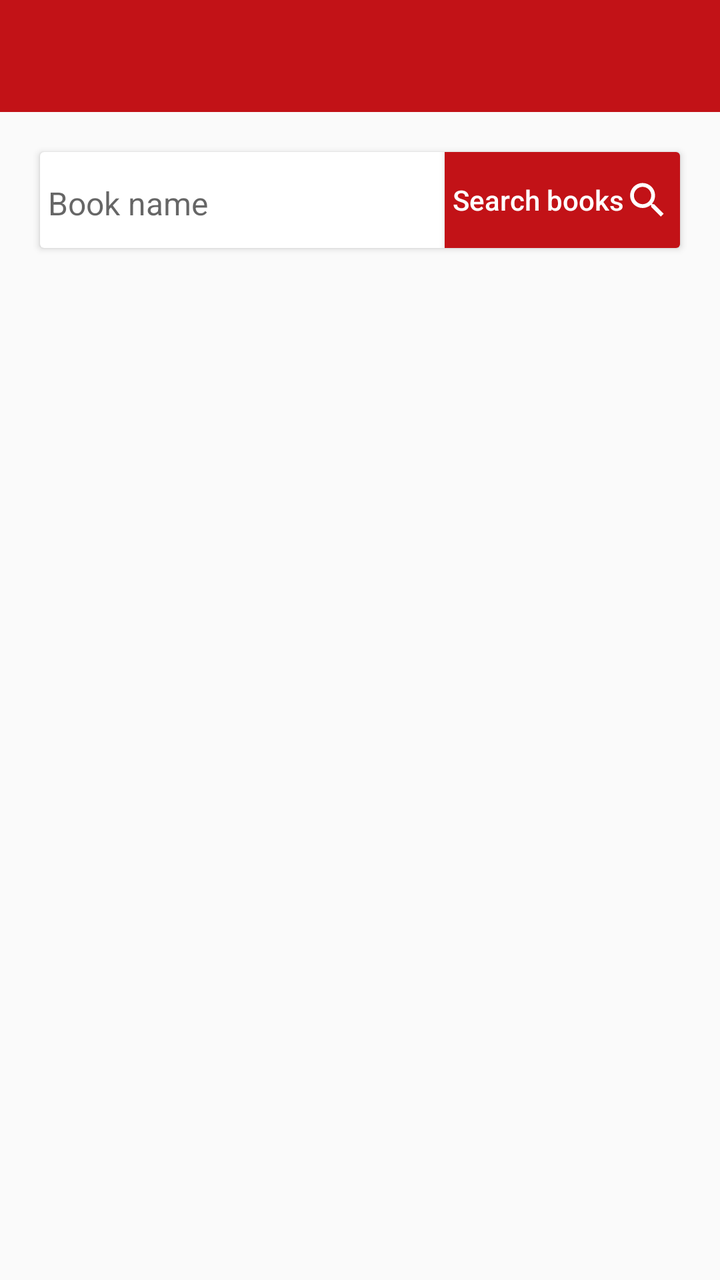
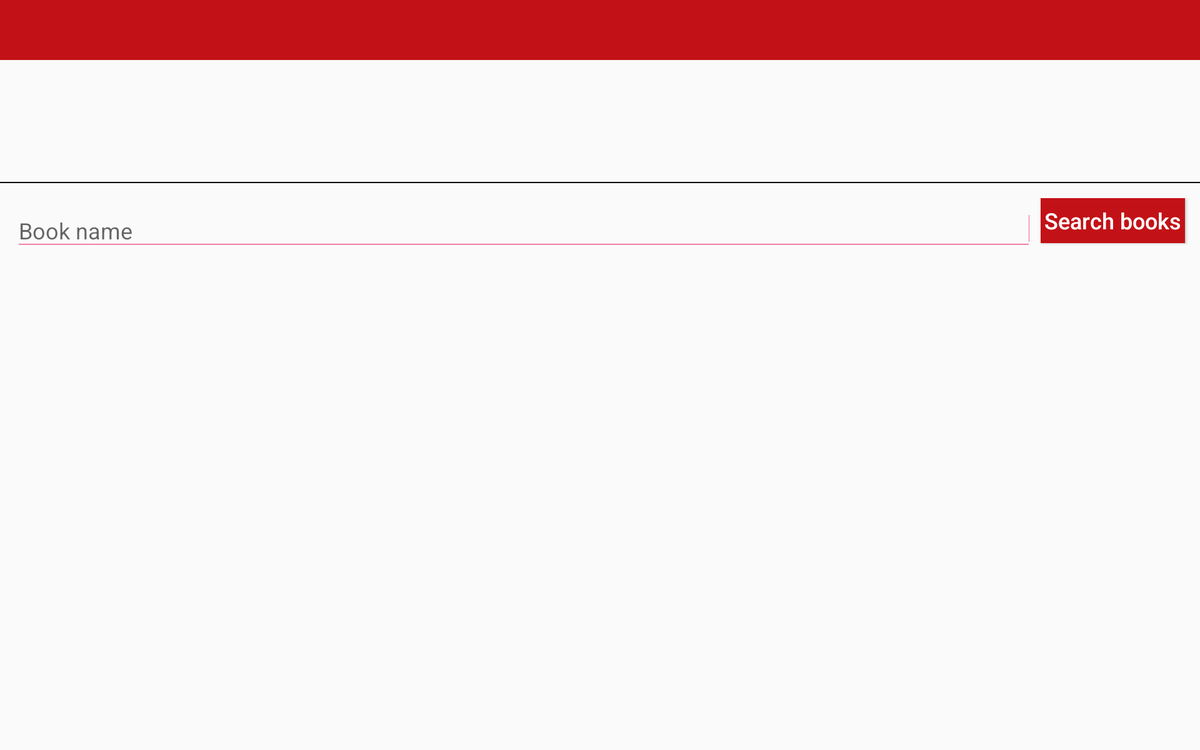

Two renders of one Android screen. The first uses the default layout on a phone; the second uses the alternative layout the repository ships for a different screen configuration, on a matching device. The two XML files are below.
<!-- AndroidManifest.xml: activity theme NoActionBar -->
<!-- res/layout/activity_control_panel.xml -->
<?xml version="1.0" encoding="utf-8"?>
<LinearLayout xmlns:android="http://schemas.android.com/apk/res/android"
    xmlns:tools="http://schemas.android.com/tools"
    android:layout_width="match_parent"
    android:layout_height="match_parent"
    android:orientation="vertical">

    <androidx.appcompat.widget.Toolbar
        android:id="@+id/toobar"
        android:layout_width="match_parent"
        android:layout_height="wrap_content"
        android:background="@color/colorPrimary">
        <TextView
            android:id="@+id/tv_title"
            android:layout_width="wrap_content"
            android:layout_height="wrap_content"
            android:gravity="center"
            android:layout_gravity="center"
            android:textColor="@color/white"
            android:textSize="@dimen/s16sp"/>
    </androidx.appcompat.widget.Toolbar>

    <RelativeLayout
        android:layout_width="match_parent"
        android:layout_height="wrap_content"
        android:layout_marginStart="@dimen/d8dp"
        android:layout_marginLeft="@dimen/d8dp"
        android:visibility="gone">

        <ImageView
            android:id="@+id/ivLibraryLogo"
            android:layout_width="@dimen/d50dp"
            android:layout_height="@dimen/d50dp"
            android:layout_marginEnd="@dimen/d8dp"
            android:layout_marginRight="@dimen/d8dp"
            android:layout_centerVertical="true" />

        <TextView
            android:id="@+id/tvLibraryAddress1"
            android:layout_width="wrap_content"
            android:layout_height="wrap_content"
            android:textColor="@color/black"
            android:layout_marginTop="@dimen/d8dp"
            android:layout_toEndOf="@id/ivLibraryLogo"
            android:layout_toRightOf="@id/ivLibraryLogo"
            android:singleLine="true"
            android:textSize="@dimen/s16sp" />

        <TextView
            android:id="@+id/tvLibraryAddress2"
            android:layout_width="wrap_content"
            android:layout_height="wrap_content"
            android:textColor="@color/black"
            android:layout_below="@id/tvLibraryAddress1"
            android:layout_marginTop="@dimen/d8dp"
            android:layout_toEndOf="@id/ivLibraryLogo"
            android:layout_toRightOf="@id/ivLibraryLogo"
            android:singleLine="true"
            android:textSize="@dimen/s16sp" />

        <TextView
            android:id="@+id/tvLibraryMCity"
            android:layout_width="wrap_content"
            android:layout_height="wrap_content"
            android:layout_toEndOf="@id/tvLibraryAddress2"
            android:layout_toRightOf="@id/tvLibraryAddress2"
            android:layout_marginStart="@dimen/d8dp"
            android:layout_alignTop="@id/tvLibraryAddress2"
            android:layout_alignBottom="@id/tvLibraryAddress2"
            android:singleLine="true"
            android:textColor="@color/black"
            android:textSize="@dimen/s16sp"
            android:textStyle="bold"
            android:layout_marginLeft="@dimen/d8dp" />

        <TextView
            android:id="@+id/tvLibraryFinancialYear"
            android:layout_width="wrap_content"
            android:layout_height="wrap_content"
            android:textColor="@color/red"
            android:layout_marginTop="@dimen/d8dp"
            android:layout_alignParentEnd="true"
            android:layout_marginEnd="@dimen/d8dp"
            android:singleLine="true"
            android:textSize="@dimen/s16sp"
            android:layout_alignParentRight="true"
            android:layout_marginRight="@dimen/d8dp" />


        <TextView
            android:id="@+id/tvLibraryPin"
            android:layout_width="wrap_content"
            android:layout_height="wrap_content"
            android:textColor="@color/black"
            android:layout_alignBottom="@id/tvLibraryMCity"
            android:layout_alignTop="@id/tvLibraryMCity"
            android:layout_toEndOf="@id/tvLibraryMCity"
            android:layout_toRightOf="@id/tvLibraryMCity"
            android:singleLine="true"
            android:textSize="@dimen/s16sp" />

        <TextView
            android:id="@+id/tvLibraryContact"
            android:layout_width="wrap_content"
            android:layout_height="wrap_content"
            android:layout_below="@id/tvLibraryAddress2"
            android:layout_alignStart="@id/tvLibraryAddress2"
            android:layout_marginTop="@dimen/d8dp"
            android:singleLine="true"
            android:textColor="@color/black"
            android:textSize="@dimen/s16sp"
            android:layout_alignLeft="@id/tvLibraryAddress2" />
    </RelativeLayout>

    <View
        android:id="@+id/view"
        android:layout_width="match_parent"
        android:layout_height="@dimen/d1dp"
        android:visibility="gone"
        android:background="@android:color/black"
        android:layout_marginBottom="@dimen/d8dp"
        android:layout_marginTop="@dimen/d8dp" />

    <androidx.cardview.widget.CardView
        android:id="@+id/rlSearchBooks"
        android:layout_width="match_parent"
        android:layout_height="wrap_content"
        android:focusableInTouchMode="true"
        android:layout_below="@id/toobar"
        android:elevation="@dimen/d8dp"
        android:layout_margin="@dimen/d20dp">

        <RelativeLayout
            android:layout_width="match_parent"
            android:layout_height="match_parent">

            <EditText
                android:id="@+id/etSeachBook"
                android:layout_width="match_parent"
                android:layout_height="wrap_content"
                android:layout_toLeftOf="@id/btnSearch"
                android:layout_toStartOf="@id/btnSearch"
                android:backgroundTint="@color/white"
                android:hint="@string/book_name"
                android:layout_alignTop="@id/btnSearch"
                android:layout_alignBottom="@id/btnSearch"
                android:singleLine="true"
                android:textSize="@dimen/s16sp" />

            <Button
                android:id="@+id/btnSearch"
                android:layout_width="wrap_content"
                android:layout_height="wrap_content"
                android:layout_alignParentEnd="true"
                android:layout_alignParentRight="true"
                android:background="@color/colorPrimary"
                android:drawableEnd="@drawable/ic_search"
                android:drawableRight="@drawable/ic_search"
                android:padding="@dimen/d4dp"
                android:text="@string/search_books"
                android:textAllCaps="false"
                android:textColor="@color/white" />
        </RelativeLayout>
    </androidx.cardview.widget.CardView>

    <androidx.recyclerview.widget.RecyclerView
        android:id="@+id/rvControlPanel"
        android:layout_width="match_parent"
        android:layout_height="wrap_content" />

</LinearLayout>
<!-- resources referenced by this layout -->
<resources>
  <color name="black">#000000</color>
  <color name="colorPrimary">#C21217</color>
  <color name="red">#ffff0000</color>
  <color name="white">#FFFFFF</color>
  <dimen name="d1dp">1dp</dimen>
  <dimen name="d20dp">20dp</dimen>
  <dimen name="d4dp">4dp</dimen>
  <dimen name="d50dp">50dp</dimen>
  <dimen name="d8dp">8dp</dimen>
  <dimen name="s16sp">16sp</dimen>
  <!-- drawable ic_search (drawable) -->
  <vector android:height="24dp" android:viewportHeight="26.0"
      android:viewportWidth="26.0" android:width="24dp" xmlns:android="http://schemas.android.com/apk/res/android">
      <path android:fillColor="#ffffff" android:fillType="evenOdd" android:pathData="M16.315,15.25H15.488L15.2,14.965C16.216,13.78 16.833,12.245 16.833,10.562C16.833,6.823 13.802,3.792 10.063,3.792C6.323,3.792 3.292,6.823 3.292,10.562C3.292,14.302 6.323,17.333 10.063,17.333C11.745,17.333 13.279,16.717 14.464,15.702L14.751,15.987V16.812L19.957,22.011L21.51,20.458L16.315,15.25ZM10.063,15.25C7.473,15.25 5.375,13.152 5.375,10.563C5.375,7.974 7.473,5.875 10.063,5.875C12.651,5.875 14.75,7.974 14.75,10.563C14.75,13.152 12.651,15.25 10.063,15.25Z"/>
  </vector>
  <string name="book_name">Book name</string>
  <string name="search_books">Search books</string>
  <style name="NoActionBar" parent="Theme.AppCompat.Light.NoActionBar">
          <item name="colorPrimary">@color/colorPrimary</item>
          <item name="colorPrimaryDark">@color/colorPrimaryDark</item>
          <item name="windowNoTitle">true</item>
          <item name="android:windowNoTitle">true</item>
      </style>
  <color name="colorPrimaryDark">#E6252A</color>
</resources>
<!-- res/layout-xlarge/activity_control_panel.xml (the repository's variant of the layout above) -->
<!-- drawn on a large tablet held sideways -->
<?xml version="1.0" encoding="utf-8"?>
<LinearLayout xmlns:android="http://schemas.android.com/apk/res/android"
    xmlns:tools="http://schemas.android.com/tools"
    android:layout_width="match_parent"
    android:layout_height="match_parent"
    android:orientation="vertical">

    <androidx.appcompat.widget.Toolbar
        android:id="@+id/toobar"
        android:layout_width="match_parent"
        android:layout_height="wrap_content"
        android:background="@color/colorPrimary">
        <TextView
            android:id="@+id/tv_title"
            android:layout_width="wrap_content"
            android:layout_height="wrap_content"
            android:gravity="center"
            android:layout_gravity="center"
            android:textColor="@color/white"
            android:textSize="@dimen/s24sp"/>
    </androidx.appcompat.widget.Toolbar>

    <RelativeLayout
        android:layout_width="match_parent"
        android:layout_height="wrap_content"
        android:layout_marginStart="@dimen/d8dp"
        android:layout_marginLeft="@dimen/d8dp">

        <ImageView
            android:id="@+id/ivLibraryLogo"
            android:layout_width="@dimen/d75dp"
            android:layout_height="@dimen/d75dp"
            android:layout_marginEnd="@dimen/d8dp"
            android:layout_marginRight="@dimen/d8dp"
            android:layout_centerVertical="true" />

        <TextView
            android:id="@+id/tvLibraryAddress1"
            android:layout_width="wrap_content"
            android:layout_height="wrap_content"
            android:textColor="@color/black"
            android:layout_marginTop="@dimen/d8dp"
            android:layout_toEndOf="@id/ivLibraryLogo"
            android:layout_toRightOf="@id/ivLibraryLogo"
            android:singleLine="true"
            android:textSize="@dimen/s24sp" />

        <TextView
            android:id="@+id/tvLibraryAddress2"
            android:layout_width="wrap_content"
            android:layout_height="wrap_content"
            android:textColor="@color/black"
            android:layout_below="@id/tvLibraryAddress1"
            android:layout_marginTop="@dimen/d8dp"
            android:layout_toEndOf="@id/ivLibraryLogo"
            android:layout_toRightOf="@id/ivLibraryLogo"
            android:singleLine="true"
            android:textSize="@dimen/s24sp" />

        <TextView
            android:id="@+id/tvLibraryMCity"
            android:layout_width="wrap_content"
            android:layout_height="wrap_content"
            android:layout_toEndOf="@id/tvLibraryAddress2"
            android:layout_toRightOf="@id/tvLibraryAddress2"
            android:layout_marginStart="@dimen/d8dp"
            android:layout_alignTop="@id/tvLibraryAddress2"
            android:layout_alignBottom="@id/tvLibraryAddress2"
            android:singleLine="true"
            android:textColor="@color/black"
            android:textSize="@dimen/s24sp"
            android:textStyle="bold"
            android:layout_marginLeft="@dimen/d8dp" />

        <TextView
            android:id="@+id/tvLibraryFinancialYear"
            android:layout_width="wrap_content"
            android:layout_height="wrap_content"
            android:textColor="@color/red"
            android:layout_marginTop="@dimen/d8dp"
            android:layout_alignParentEnd="true"
            android:layout_marginEnd="@dimen/d8dp"
            android:singleLine="true"
            android:textSize="@dimen/s24sp"
            android:layout_alignParentRight="true"
            android:layout_marginRight="@dimen/d8dp" />


        <TextView
            android:id="@+id/tvLibraryPin"
            android:layout_width="wrap_content"
            android:layout_height="wrap_content"
            android:textColor="@color/black"
            android:layout_alignBottom="@id/tvLibraryMCity"
            android:layout_alignTop="@id/tvLibraryMCity"
            android:layout_toEndOf="@id/tvLibraryMCity"
            android:layout_toRightOf="@id/tvLibraryMCity"
            android:singleLine="true"
            android:textSize="@dimen/s24sp" />

        <TextView
            android:id="@+id/tvLibraryContact"
            android:layout_width="wrap_content"
            android:layout_height="wrap_content"
            android:layout_below="@id/tvLibraryAddress2"
            android:layout_alignStart="@id/tvLibraryAddress2"
            android:layout_marginTop="@dimen/d8dp"
            android:singleLine="true"
            android:textColor="@color/black"
            android:textSize="@dimen/s24sp"
            android:layout_alignLeft="@id/tvLibraryAddress2" />
    </RelativeLayout>

    <View
        android:id="@+id/view"
        android:layout_width="match_parent"
        android:layout_height="@dimen/d1dp"
        android:background="@android:color/black"
        android:layout_marginBottom="@dimen/d8dp"
        android:layout_marginTop="@dimen/d8dp" />

    <RelativeLayout
        android:layout_width="match_parent"
        android:layout_height="wrap_content"
        android:focusableInTouchMode="true"
        android:layout_margin="@dimen/d8dp">

        <EditText
            android:id="@+id/etSeachBook"
            android:layout_width="match_parent"
            android:layout_height="wrap_content"
            android:singleLine="true"
            android:textSize="@dimen/s24sp"
            android:hint="@string/book_name"
            android:backgroundTint="@color/pink"
            android:layout_toStartOf="@id/btnSearch"
            android:layout_margin="@dimen/d8dp"
            android:layout_toLeftOf="@id/btnSearch" />

        <Button
            android:id="@+id/btnSearch"
            android:layout_width="wrap_content"
            android:layout_height="wrap_content"
            android:text="@string/search_books"
            android:layout_alignParentEnd="true"
            android:textAllCaps="false"
            android:layout_marginEnd="@dimen/d8dp"
            android:textSize="@dimen/s24sp"
            android:textColor="@color/white"
            android:background="@color/colorPrimary"
            android:padding="@dimen/d4dp"
            android:layout_alignParentRight="true"
            android:layout_marginRight="@dimen/d8dp" />
    </RelativeLayout>

    <androidx.recyclerview.widget.RecyclerView
        android:id="@+id/rvControlPanel"
        android:layout_width="match_parent"
        android:layout_height="wrap_content" />

</LinearLayout>
<!-- resources referenced by the variant -->
<!-- as a large tablet held sideways resolves them -->
<resources>
  <color name="black">#000000</color>
  <color name="colorPrimary">#C21217</color>
  <color name="pink">#F06292</color>
  <color name="red">#ffff0000</color>
  <color name="white">#FFFFFF</color>
  <dimen name="d1dp">1dp</dimen>
  <dimen name="d4dp">4dp</dimen>
  <dimen name="d75dp">75dp</dimen>
  <dimen name="d8dp">8dp</dimen>
  <dimen name="s24sp">24sp</dimen>
  <string name="book_name">Book name</string>
  <string name="search_books">Search books</string>
  <style name="NoActionBar" parent="Theme.AppCompat.Light.NoActionBar">
          <item name="colorPrimary">@color/colorPrimary</item>
          <item name="colorPrimaryDark">@color/colorPrimaryDark</item>
          <item name="windowNoTitle">true</item>
          <item name="android:windowNoTitle">true</item>
      </style>
  <color name="colorPrimaryDark">#E6252A</color>
</resources>
